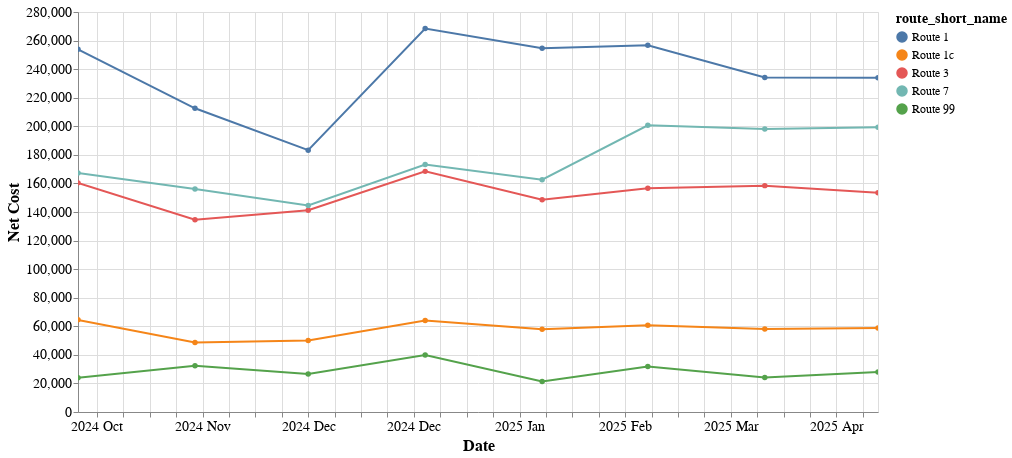

The notebook cell this image was saved under:
### Markdown cell above
## Net Cost Trend by route

* can mouse over points for additional info, scroll, and zoom chart
* shift-click routes in the legend to select or deselect for highlight

### Code cell
trend_chart(monthly, 'net_cost')

### Figure 1 — Vega-Lite specification as saved in the notebook (floating-point values rounded to 4 significant figures)
{"config": {"view": {"continuousWidth": 300, "continuousHeight": 300}, "axis": {"labelFontSize": 14, "titleFontSize": 16}}, "data": {"name": "data-b44980a7ff3a00b93ef2fcd985f30b3b"}, "mark": {"type": "line", "point": true}, "encoding": {"color": {"field": "route_short_name", "legend": {"labelFontSize": 12, "symbolLimit": 0, "titleFontSize": 14}, "type": "nominal"}, "opacity": {"condition": [{"param": "param_37", "value": 1}], "value": 0.2}, "tooltip": [{"field": "route_short_name", "type": "nominal"}, {"field": "net_cost", "format": ",", "type": "quantitative"}, {"field": "net_cost", "format": ",", "type": "quantitative"}, {"field": "date", "type": "temporal"}, {"field": "route_long_name", "type": "nominal"}], "x": {"axis": {"format": "%Y %b"}, "field": "date", "title": "Date", "type": "temporal"}, "y": {"field": "net_cost", "title": "Net Cost", "type": "quantitative"}}, "height": 400, "params": [{"name": "param_38", "select": {"type": "interval", "encodings": ["x", "y"]}, "bind": "scales"}, {"name": "param_37", "select": {"type": "point", "fields": ["route_short_name"]}, "bind": "legend"}], "width": 800, "$schema": "https://vega.github.io/schema/vega-lite/v5.20.1.json", "datasets": {"data-b44980a7ff3a00b93ef2fcd985f30b3b": [{"route_short_name": "Route 1", "trip_month": 1, "trip_year": 2025, "ridership": 16236, "revenue": 280500.0, "cost": 548900.0, "date": "2025-01-01T00:00:00", "route_long_name": "Fresno/Bekersfield - Los Angeles- SantaAna - Oceanside- San Diego", "net_cost": 268500.0}, {"route_short_name": "Route 1", "trip_month": 2, "trip_year": 2025, "ridership": 14637, "revenue": 245400.0, "cost": 500000.0, "date": "2025-02-01T00:00:00", "route_long_name": "Fresno/Bekersfield - Los Angeles- SantaAna - Oceanside- San Diego", "net_cost": 254600.0}, {"route_short_name": "Route 1", "trip_month": 3, "trip_year": 2025, "ridership": 18533, "revenue": 301100.0, "cost": 557800.0, "date": "2025-03-01T00:00:00", "route_long_name": "Fresno/Bekersfield - Los Angeles- SantaAna - Oceanside- San Diego", "net_cost": 256700.0}, {"route_short_name": "Route 1", "trip_month": 4, "trip_year": 2025, "ridership": 17770, "revenue": 290500.0, "cost": 524700.0, "date": "2025-04-01T00:00:00", "route_long_name": "Fresno/Bekersfield - Los Angeles- SantaAna - Oceanside- San Diego", "net_cost": 234200.0}, {"route_short_name": "Route 1", "trip_month": 5, "trip_year": 2025, "ridership": 18446, "revenue": 318200.0, "cost": 552200.0, "date": "2025-05-01T00:00:00", "route_long_name": "Fresno/Bekersfield - Los Angeles- SantaAna - Oceanside- San Diego", "net_cost": 233900.0}, {"route_short_name": "Route 1", "trip_month": 10, "trip_year": 2024, "ridership": 17681, "revenue": 287400.0, "cost": 541300.0, "date": "2024-10-01T00:00:00", "route_long_name": "Fresno/Bekersfield - Los Angeles- SantaAna - Oceanside- San Diego", "net_cost": 253900.0}, {"route_short_name": "Route 1", "trip_month": 11, "trip_year": 2024, "ridership": 20125, "revenue": 355800.0, "cost": 568400.0, "date": "2024-11-01T00:00:00", "route_long_name": "Fresno/Bekersfield - Los Angeles- SantaAna - Oceanside- San Diego", "net_cost": 212600.0}, {"route_short_name": "Route 1", "trip_month": 12, "trip_year": 2024, "ridership": 21684, "revenue": 394500.0, "cost": 577800.0, "date": "2024-12-01T00:00:00", "route_long_name": "Fresno/Bekersfield - Los Angeles- SantaAna - Oceanside- San Diego", "net_cost": 183300.0}, {"route_short_name": "Route 1c", "trip_month": 1, "trip_year": 2025, "ridership": 2465, "revenue": 32860.0, "cost": 96930.0, "date": "2025-01-01T00:00:00", "route_long_name": "Bakersfield to Los Angeles/Santa Monica", "net_cost": 64060.0}, {"route_short_name": "Route 1c", "trip_month": 2, "trip_year": 2025, "ridership": 2263, "revenue": 29810.0, "cost": 87750.0, "date": "2025-02-01T00:00:00", "route_long_name": "Bakersfield to Los Angeles/Santa Monica", "net_cost": 57940.0}, {"route_short_name": "Route 1c", "trip_month": 3, "trip_year": 2025, "ridership": 2868, "revenue": 36430.0, "cost": 97080.0, "date": "2025-03-01T00:00:00", "route_long_name": "Bakersfield to Los Angeles/Santa Monica", "net_cost": 60660.0}, {"route_short_name": "Route 1c", "trip_month": 4, "trip_year": 2025, "ridership": 2831, "revenue": 35750.0, "cost": 93910.0, "date": "2025-04-01T00:00:00", "route_long_name": "Bakersfield to Los Angeles/Santa Monica", "net_cost": 58170.0}, {"route_short_name": "Route 1c", "trip_month": 5, "trip_year": 2025, "ridership": 2958, "revenue": 38200.0, "cost": 97050.0, "date": "2025-05-01T00:00:00", "route_long_name": "Bakersfield to Los Angeles/Santa Monica", "net_cost": 58850.0}, {"route_short_name": "Route 1c", "trip_month": 10, "trip_year": 2024, "ridership": 2607, "revenue": 32380.0, "cost": 96880.0, "date": "2024-10-01T00:00:00", "route_long_name": "Bakersfield to Los Angeles/Santa Monica", "net_cost": 64500.0}, {"route_short_name": "Route 1c", "trip_month": 11, "trip_year": 2024, "ridership": 3280, "revenue": 45040.0, "cost": 93640.0, "date": "2024-11-01T00:00:00", "route_long_name": "Bakersfield to Los Angeles/Santa Monica", "net_cost": 48590.0}, {"route_short_name": "Route 1c", "trip_month": 12, "trip_year": 2024, "ridership": 3333, "revenue": 46510.0, "cost": 96610.0, "date": "2024-12-01T00:00:00", "route_long_name": "Bakersfield to Los Angeles/Santa Monica", "net_cost": 50090.0}, {"route_short_name": "Route 3", "trip_month": 1, "trip_year": 2025, "ridership": 12430, "revenue": 101200.0, "cost": 269600.0, "date": "2025-01-01T00:00:00", "route_long_name": "Redding Sacramento Stockton", "net_cost": 168400.0}, {"route_short_name": "Route 3", "trip_month": 2, "trip_year": 2025, "ridership": 11825, "revenue": 96310.0, "cost": 244900.0, "date": "2025-02-01T00:00:00", "route_long_name": "Redding Sacramento Stockton", "net_cost": 148600.0}, {"route_short_name": "Route 3", "trip_month": 3, "trip_year": 2025, "ridership": 14328, "revenue": 114100.0, "cost": 270800.0, "date": "2025-03-01T00:00:00", "route_long_name": "Redding Sacramento Stockton", "net_cost": 156700.0}, {"route_short_name": "Route 3", "trip_month": 4, "trip_year": 2025, "ridership": 14032, "revenue": 112500.0, "cost": 270900.0, "date": "2025-04-01T00:00:00", "route_long_name": "Redding Sacramento Stockton", "net_cost": 158500.0}, {"route_short_name": "Route 3", "trip_month": 5, "trip_year": 2025, "ridership": 14564, "revenue": 117000.0, "cost": 270600.0, "date": "2025-05-01T00:00:00", "route_long_name": "Redding Sacramento Stockton", "net_cost": 153600.0}, {"route_short_name": "Route 3", "trip_month": 10, "trip_year": 2024, "ridership": 13587, "revenue": 108400.0, "cost": 268800.0, "date": "2024-10-01T00:00:00", "route_long_name": "Redding Sacramento Stockton", "net_cost": 160400.0}, {"route_short_name": "Route 3", "trip_month": 11, "trip_year": 2024, "ridership": 15167, "revenue": 132300.0, "cost": 266900.0, "date": "2024-11-01T00:00:00", "route_long_name": "Redding Sacramento Stockton", "net_cost": 134600.0}, {"route_short_name": "Route 3", "trip_month": 12, "trip_year": 2024, "ridership": 14964, "revenue": 133300.0, "cost": 274600.0, "date": "2024-12-01T00:00:00", "route_long_name": "Redding Sacramento Stockton", "net_cost": 141300.0}, {"route_short_name": "Route 7", "trip_month": 1, "trip_year": 2025, "ridership": 3419, "revenue": 68360.0, "cost": 241600.0, "date": "2025-01-01T00:00:00", "route_long_name": "Martinez-Napa-Santa Rosa-Arcata", "net_cost": 173200.0}, {"route_short_name": "Route 7", "trip_month": 2, "trip_year": 2025, "ridership": 2987, "revenue": 55640.0, "cost": 218200.0, "date": "2025-02-01T00:00:00", "route_long_name": "Martinez-Napa-Santa Rosa-Arcata", "net_cost": 162600.0}, {"route_short_name": "Route 7", "trip_month": 3, "trip_year": 2025, "ridership": 3779, "revenue": 72880.0, "cost": 273600.0, "date": "2025-03-01T00:00:00", "route_long_name": "Martinez-Napa-Santa Rosa-Arcata", "net_cost": 200700.0}, {"route_short_name": "Route 7", "trip_month": 4, "trip_year": 2025, "ridership": 3573, "revenue": 63770.0, "cost": 261900.0, "date": "2025-04-01T00:00:00", "route_long_name": "Martinez-Napa-Santa Rosa-Arcata", "net_cost": 198200.0}, {"route_short_name": "Route 7", "trip_month": 5, "trip_year": 2025, "ridership": 3733, "revenue": 71340.0, "cost": 270700.0, "date": "2025-05-01T00:00:00", "route_long_name": "Martinez-Napa-Santa Rosa-Arcata", "net_cost": 199300.0}, {"route_short_name": "Route 7", "trip_month": 10, "trip_year": 2024, "ridership": 3945, "revenue": 73900.0, "cost": 241300.0, "date": "2024-10-01T00:00:00", "route_long_name": "Martinez-Napa-Santa Rosa-Arcata", "net_cost": 167400.0}, {"route_short_name": "Route 7", "trip_month": 11, "trip_year": 2024, "ridership": 4388, "revenue": 94270.0, "cost": 250300.0, "date": "2024-11-01T00:00:00", "route_long_name": "Martinez-Napa-Santa Rosa-Arcata", "net_cost": 156000.0}, {"route_short_name": "Route 7", "trip_month": 12, "trip_year": 2024, "ridership": 4549, "revenue": 102500.0, "cost": 247100.0, "date": "2024-12-01T00:00:00", "route_long_name": "Martinez-Napa-Santa Rosa-Arcata", "net_cost": 144600.0}, {"route_short_name": "Route 99", "trip_month": 1, "trip_year": 2025, "ridership": 13204, "revenue": 116500.0, "cost": 156400.0, "date": "2025-01-01T00:00:00", "route_long_name": "Oakland-Emeryville-San Francisco", "net_cost": 39940.0}, {"route_short_name": "Route 99", "trip_month": 2, "trip_year": 2025, "ridership": 13617, "revenue": 120000.0, "cost": 141300.0, "date": "2025-02-01T00:00:00", "route_long_name": "Oakland-Emeryville-San Francisco", "net_cost": 21320.0}, {"route_short_name": "Route 99", "trip_month": 3, "trip_year": 2025, "ridership": 16128, "revenue": 124500.0, "cost": 156400.0, "date": "2025-03-01T00:00:00", "route_long_name": "Oakland-Emeryville-San Francisco", "net_cost": 31900.0}, {"route_short_name": "Route 99", "trip_month": 4, "trip_year": 2025, "ridership": 16465, "revenue": 127300.0, "cost": 151400.0, "date": "2025-04-01T00:00:00", "route_long_name": "Oakland-Emeryville-San Francisco", "net_cost": 24080.0}, {"route_short_name": "Route 99", "trip_month": 5, "trip_year": 2025, "ridership": 17587, "revenue": 128400.0, "cost": 156400.0, "date": "2025-05-01T00:00:00", "route_long_name": "Oakland-Emeryville-San Francisco", "net_cost": 27990.0}, {"route_short_name": "Route 99", "trip_month": 10, "trip_year": 2024, "ridership": 16090, "revenue": 132400.0, "cost": 156400.0, "date": "2024-10-01T00:00:00", "route_long_name": "Oakland-Emeryville-San Francisco", "net_cost": 24030.0}, {"route_short_name": "Route 99", "trip_month": 11, "trip_year": 2024, "ridership": 14434, "revenue": 119400.0, "cost": 151900.0, "date": "2024-11-01T00:00:00", "route_long_name": "Oakland-Emeryville-San Francisco", "net_cost": 32440.0}, {"route_short_name": "Route 99", "trip_month": 12, "trip_year": 2024, "ridership": 15951, "revenue": 129700.0, "cost": 156400.0, "date": "2024-12-01T00:00:00", "route_long_name": "Oakland-Emeryville-San Francisco", "net_cost": 26630.0}]}}
